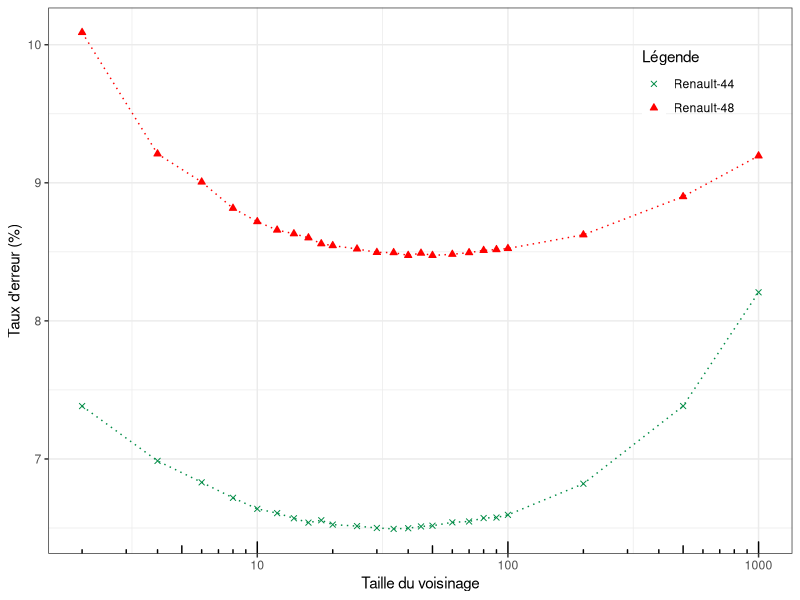

R code for this plot:
library(ggplot2)
# tail ... | grep "Taux succès" | cut -f3 -d ' ' | tee /dev/tty | xclip -selection clipboard

# medium, small, medium-reduced, small-reduced, vmaj-small
results = matrix(c(2,92.61694108677742,89.91089227702304,92.5865068922691,89.85244081019886,89.88981898503643,
                   4,93.01412269591629,90.79027921342784,92.98030692424038,90.73967254873007,90.48125553750738,
                   6,93.16921412146625,90.99401333924001,93.11772192368703,90.93671551978736,90.74259512207128,
                   8,93.28142100020904,91.18428824571767,93.22024519508626,91.11922253396338,90.87903315121086,
                   10,93.36134918780665,91.2811177151014,93.29402506056097,91.22105114195708,90.96694108092144,
                   12,93.39224450647419,91.34210720614294,93.32153880206091,91.27919496948218,91.02654619511715,
                   14,93.42944185531768,91.36879491533766,93.34935995966701,91.29965298287064,91.05754085449891,
                   16,93.46110571425058,91.39817446839929,93.37195504346863,91.32726360996259,91.07692213034062,
                   18,93.44389041230649,91.44116706044497,93.34490242612792,91.36518015357353,91.11899180448907,
                   20,93.47540056318631,91.45454936995472,93.36211772807201,91.38240795432172,91.1292208111833,
                   25,93.48616012690137,91.47892978440638,93.3627325602843,91.39332914943887,91.14398749753889,
                   30,93.49984014362481,91.50392547745619,93.35965839922285,91.41909394073636,91.17452069797204,
                   35,93.50660329795998,91.50530985430203,93.36150289585972,91.42063213723173,91.16436860110258,
                   40,93.50168464026167,91.52546022839141,93.36242514417815,91.43286079936995,91.18951811380192,
                   45,93.4887731638036,91.50946298483953,93.35258782878152,91.41294115475488,91.16906010041346,
                   50,93.48354708999913,91.52569095786572,93.34520984223406,91.42355471057294,91.18813373695609,
                   60,93.45910750956064,91.51769233608978,93.30924215781513,91.40948021264029,91.17213649340421,
                   70, 93.4526517713316, 91.50554058377634,93.28972123507495,91.39025275644812,91.15667761862571,
                   80,93.42790477478697,91.48954334022446,93.25682771171748,91.3704100216578,91.13083591750345,
                   90,93.42421578151323,91.48369819354204,93.21993777898011,91.35833517916913,91.11668450974601,
                   100,93.40500227487918,91.47554575211656,93.16906041341318,91.34156883736956,91.10460966725734,
                   200,93.17935885296903,91.37648589781453,92.75604687480786,91.17859691868478,90.944483412089,
                   500,92.61663367067128,91.09999507777121,91.79460300284053,90.8119677840126,90.53786116853712,
                   1000,91.79291221425673,90.80473826048434,90.492695793318,90.39750073833432,89.99572381374286
                   ),
            ncol=6,byrow=TRUE)

index = results[,1]
precision = 100 - results[,2]
precision2 = 100 - results[,3]
precision3 = 100 - results[,4]
precision4 = 100 - results[,5]
precision5 = 100 - results[,6]

(ggplot(NULL, aes(index)) + scale_x_log10() + annotation_logticks(sides="b") +
    ylab("Taux d'erreur (%)") + xlab("Taille du voisinage") + theme_bw() #+ theme(legend.position="bottom")
#  +geom_line(aes(y=precision), colour="springgreen4", linetype = "solid") + geom_point(aes(y=precision), colour="springgreen4", fill="springgreen4") 
  +geom_line(aes(y=precision, colour="Renault-44"), colour="springgreen4", linetype = "dotted") + geom_point(aes(y=precision, shape="Renault-44"), colour="springgreen4", fill="springgreen4") 
  +geom_line(aes(y=precision2, colour="Renault-48"), colour="red", linetype = "dotted") + geom_point(aes(y=precision2, shape="Renault-48"), colour="red", fill="red") 
#  +geom_line(aes(y=precision3, colour="Renault-44 reduced"), colour="blue", linetype = "dotted") + geom_point(aes(y=precision3, shape="Renault-44 reduced"), colour="blue", fill="blue") 
#  +geom_line(aes(y=precision4, colour="Renault-48 reduced"), colour="black", linetype = "dotted") + geom_point(aes(y=precision4, shape="Renault-48 reduced"), colour="black", fill="black") 
#  +geom_line(aes(y=precision5, colour="Renault-48 reduced"), colour="black", linetype = "dotted") + geom_point(aes(y=precision5, shape="Renault-48 reduced"), colour="black", fill="black") 
  #  +geom_line(aes(y=drc, colour="DRC"), colour="blue", linetype = "dotted") + geom_point(aes(y=drc, shape="DRC"), colour="blue", fill="blue") 
#  +geom_line(aes(y=oracle, colour="Oracle"), colour="black", linetype = "dotted") + geom_point(aes(y=oracle, shape="Oracle"), colour="black", fill="black") 
+ theme(legend.position=c(0.86,0.86), legend.background = element_rect(fill=alpha('blue', 0)))
   + scale_colour_manual(name = 'Légende', guide = 'legend',
                         limits = c(NULL
                                    ,'Renault-44' #jointree
                                    ,'Renault-48'
                         ),
                         values =c(NULL
                                   ,'Renault-44'='springgreen4' #jointree
                                   ,'Renault-48'='red'
                         ))
   + scale_shape_manual(name = 'Légende', guide = 'legend',
                        limits = c(NULL
                                   ,'Renault-44' #jointree
                                   ,'Renault-48'
                        ),
                        values =c(NULL
                                  ,'Renault-44'=4 #jointree
                                  ,'Renault-48'=24
                        ))
   
   + guides(shape = guide_legend(override.aes = list(colour = c(NULL
                                                                ,'Renault-44'='springgreen4' #jointree
                                                                ,'Renault-48'='red'
   ),
   fill = c(NULL
            ,'Renault-44'='springgreen4' #jointree
            ,'Renault-48'='red'
#            ,'Renault-44 reduced'='blue'
#            ,'Renault-48 reduced'='black'
   ))))
)
